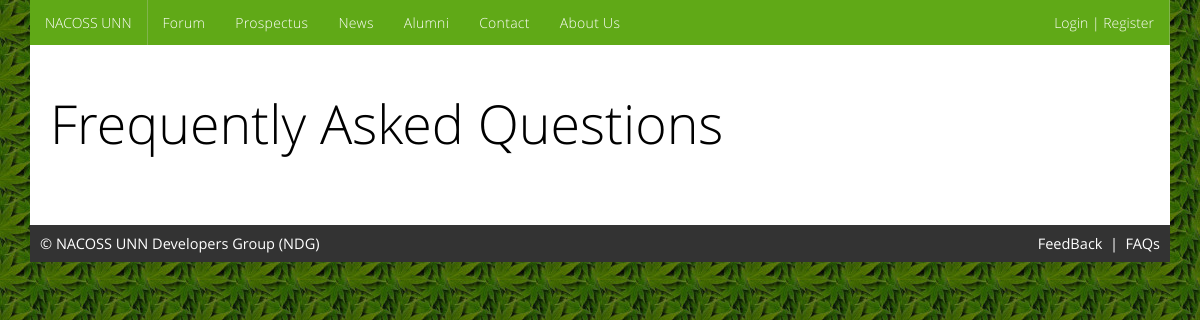
Page /faq.php on the earlier database version.
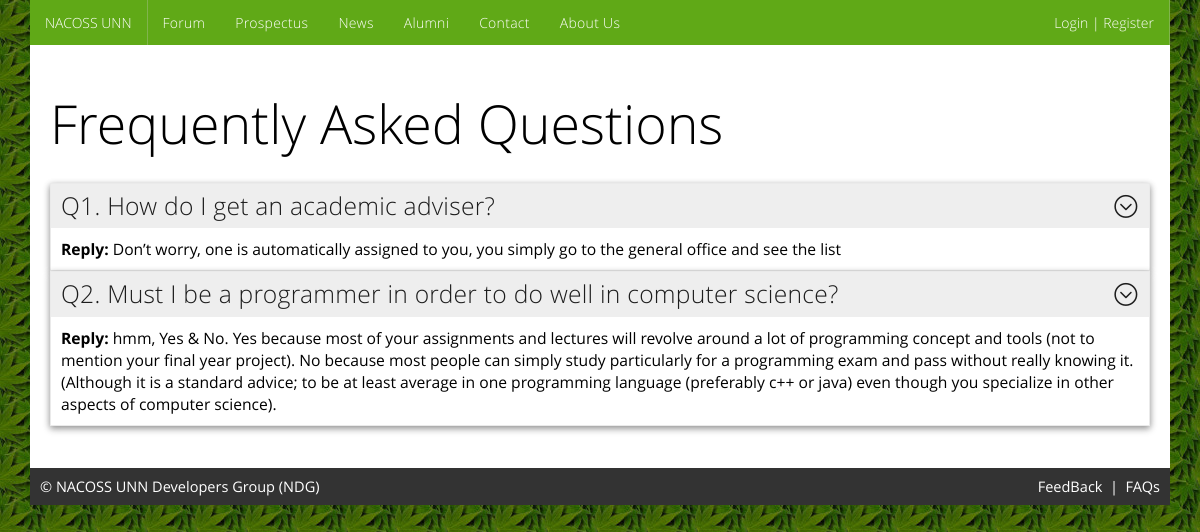
Same page on the later database version.
### tables this page shows
CREATE TABLE IF NOT EXISTS `faq` (
  `id` int(11) NOT NULL AUTO_INCREMENT,
  `question` text NOT NULL,
  `answer` text NOT NULL,
  PRIMARY KEY (`id`)
);

### functions.php (called while the page is built, shortened)
<?php
function getFAQs() {
    $array = array();
    $query = "select * from faq limit 20";
    $link = getDefaultDBConnection();
    $result = mysqli_query($link, $query);
    if ($result) {
        while ($row = mysqli_fetch_array($result)) {
            array_push($array, $row);
        }
    }
    return $array;
}
function getDefaultDBConnection() {
    $link = getConnection();
    return $link;
}
function getConnection() {
    $link = mysqli_connect($GLOBALS['db_hostname'], $GLOBALS['db_username'], $GLOBALS['db_password']);
    return $link;
}

### faq.php (the view, shortened to what this page needs)
<!DOCTYPE html>
<html>
    <head>
        <link href="css/metro-bootstrap.css" rel="stylesheet">
        <link href="css/metro-bootstrap-responsive.css" rel="stylesheet">
        <link href="css/iconFont.css" rel="stylesheet">
        <link href="js/prettify/prettify.css" rel="stylesheet">
    </head>
    <body class="metro" style="background-image: url(img/bg.jpg); background-repeat: repeat;">
        <div class="container bg-white">
            <?php require_once './header.php'; ?>
            <?php require_once './functions.php'; ?>
            <br/>
            <div class="padding20">
                <h1>Frequently Asked Questions</h1>
                <br/>
                <?php
                $array = getFAQs();
                for ($index = 0; $index < count($array); $index++) {
                    ?>
                    <div class="panel shadow" data-role="panel">
                        <div class="panel-header">
                            <?= "Q" . ($index + 1) . ". " . $array[$index]['question'] ?>
                        </div>
                        <div class="panel-content">
                            <strong>Reply:</strong> <?= $array[$index]['answer'] ?>
                        </div>
                    </div>
                    <?php
                }
                ?>
            </div>
            <br/>
            <?php require_once './footer.php'; ?>
        </div>
    </body>
</html>

Differences in the rows shown:
added faq: question "How do I get an academic adviser?", answer "Don’t worry, one is automatically assigned to you, you simply go to the general office and see the list"
added faq: question "Must I be a programmer in order to do well in computer science?", answer "hmm, Yes & No. Yes because most of your assignments and lectures will revolve around a lot of programming concept and tools (not to mention your final year project). No because most people can simply study particularly for a programming exam and pass without really knowing it. (Although it is a standard advice; to be at least average in one programming language (preferably c++ or java) even though you specialize in other aspects of computer science)."
